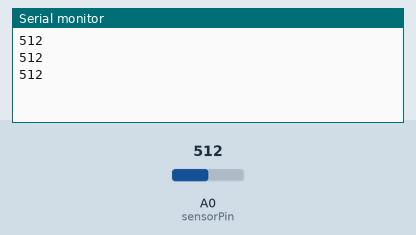
This sketch was run on a simulated Arduino Uno, built with avr-gcc and run on an emulated ATmega328P. On the bench: the last lines printed to the serial monitor. The inputs (shaded band) are chosen by the test bench; at power-on: A0 (sensorPin) = 512.

Above: at 1.3 s.
1.4 s: A0 (sensorPin) set to 716
At 1.9 s:
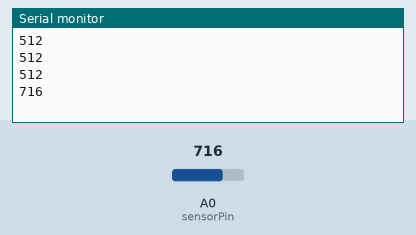
2.9 s: A0 (sensorPin) set to 900
At 3.4 s:
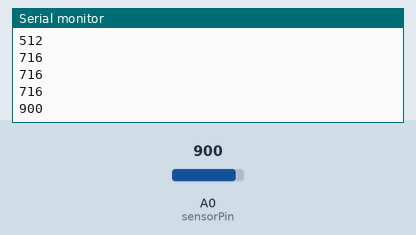
Timing chart, 0 to 5.9 s (numbered marks = the images above; inputs shaded):
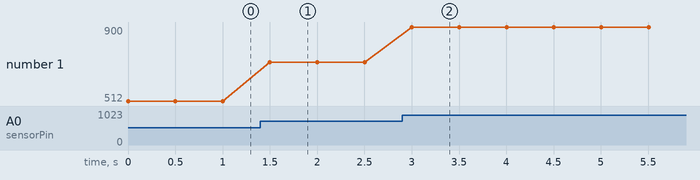

The sketch:

LDR_APP.ino
```cpp
/*
 * IOT Leitura de sensor LDR utilizando Bluetooth, APP Android
 * @author Guilherme
 *
 */

/*
 * Pass as a parameter the trigger and echo pin, respectively,
 * or only the signal pin (for sensors 3 pins), like:
 * Ultrasonic ultrasonic(13);
 */

int sensorPin = A0;
int sensorValue = 0;
void setup() {
  Serial.begin(9600);
}

void loop() {
  sensorValue = analogRead(sensorPin);

  Serial.println(sensorValue);
  Serial.print("");
  delay(500);
}
```

Measured:
- after the input at 1.4 s, the serial monitor: prints a new line after 0.10 s (image 1)
- after the input at 2.9 s, the serial monitor: prints a new line after 0.10 s (image 2)
- plotted number 1: 512 → 716 after the input at 1.4 s, 716 → 900 after the input at 2.9 s
